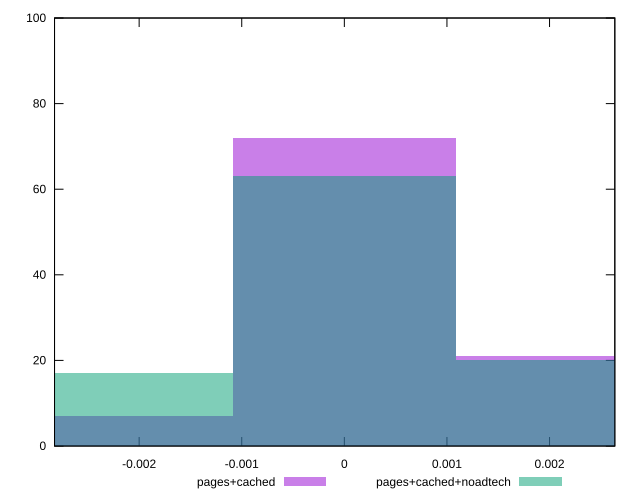

The script that saved this image:
reset

$pagesCached <<EOF
0.002169696640485035 21
0 72
-0.002169696640485035 7
EOF

$pagesCachedNoadtech <<EOF
0.002169696640485035 20
0 63
-0.002169696640485035 17
EOF

set key outside below
set boxwidth 0.002169696640485035
set xrange [-0.002824636393258312:0.0026362597634989465]
set yrange [0:100]
set trange [0:100]
set style fill transparent solid 0.5 noborder
set terminal svg size 640, 500 enhanced background rgb 'white'
set output "report_00014_2021-02-09T15:56:05.503Z/meta/pScore-difference/comparison/histogram/1_vs_2.svg"

plot $pagesCached title "pages+cached" with boxes, \
     $pagesCachedNoadtech title "pages+cached+noadtech" with boxes

reset
